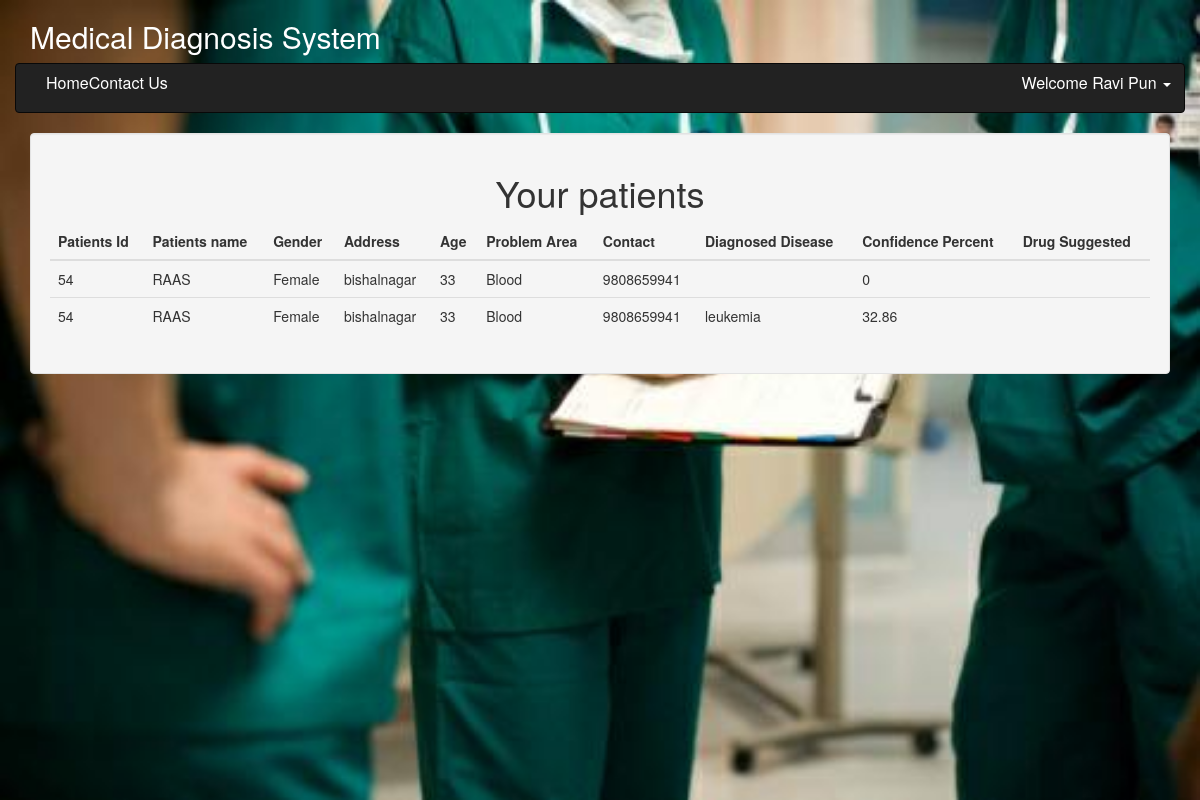
The app's page /patient_info_all.php?patientid=54 (signed in) with its own data.
### tables this page shows
CREATE TABLE `doc` (
  `id` int(11) NOT NULL,
  `user` varchar(30) NOT NULL,
  `pass` varchar(30) NOT NULL,
  `fname` varchar(30) NOT NULL,
  `mname` varchar(30) NOT NULL,
  `lname` varchar(30) NOT NULL,
  `email` varchar(30) NOT NULL,
  `nmc` varchar(30) NOT NULL
);

CREATE TABLE `patient_info` (
  `patient_id` int(11) NOT NULL,
  `prob_area` varchar(100) NOT NULL,
  `selected_symptoms` varchar(100) DEFAULT NULL,
  `diagnosed_disease` varchar(100) DEFAULT NULL,
  `confi_per` float DEFAULT NULL,
  `drug_pres` varchar(1000) DEFAULT NULL
);

CREATE TABLE `patient` (
  `Id` int(11) NOT NULL,
  `doc_id` int(11) NOT NULL,
  `Name` varchar(100) NOT NULL,
  `Gender` varchar(10) NOT NULL,
  `Address` varchar(100) NOT NULL,
  `Contact` varchar(12) NOT NULL,
  `Age` int(11) NOT NULL,
  `symptoms` varchar(100) DEFAULT NULL,
  `disease_diag` varchar(100) DEFAULT NULL
);

### session.php (called while the page is built, shortened)
<?php
$session_id=$_SESSION['id'];
?>

### patient_info_all.php (the view)
<?php include('headernew.php'); ?>
<?php $patientid=$_GET['patientid'];?>
   <div class="container">
    <div class="row">
    <div class="col-md-12">
    <div class="well">
         <center><h1>Your patients</h1></center>
         <table class="table table-inverse">
<thead>
      <tr>
      <th>Patients Id</th>
        <th>Patients name</th>
        <th>Gender</th>
        <th>Address</th>
        <th>Age</th>
        <th>Problem Area</th>
        <th>Contact</th>
        <th>Diagnosed Disease</th>
              <th>Confidence Percent</th>
                    <th>Drug Suggested</th>
      </tr>
    </thead>
    <tbody>
      <tr>
      <?php $result = mysqli_query($con,"SELECT * FROM `patient`,`patient_info` WHERE  Id=$patientid AND patient_id=$patientid");
   while($rows=mysqli_fetch_array($result)) {
    ?>
    <td><?php echo $rows['Id']; ?> </td>
        <td><?php echo $rows['Name']; ?> </td>
           <td><?php echo $rows['Gender']; ?></td>
        <td><?php echo $rows['Address']; ?></td>
         <td><?php echo $rows['Age']; ?></td>
           <td><?php echo $rows['prob_area']; ?></td>
        <td><?php echo $rows['Contact']; ?></td>
        <td><?php echo $rows['diagnosed_disease']; ?></td>
         <td><?php echo $rows['confi_per']; ?></td>
         <td><?php echo $rows['drug_pres']; ?></td>
      </tr>
      <?php } ?>
    </tbody>
  </table>
</div>
</div>
</div>
</div>

### headernew.php (shortened to what this page needs)
<!DOCTYPE html>
<html class="no-js">
    <head>
       <link href="css/bootstrap.css" rel="stylesheet">
     <link href="css/jquery.jgrowl.css" rel="stylesheet" media="screen">
        <link rel="stylesheet" type="text/css" href="css/mystyles.css">
        <link rel="stylesheet" href="assets/bootstrap/css/bootstrap.min.css">
        <link rel="stylesheet" href="assets/font-awesome/css/font-awesome.min.css">
    <link rel="stylesheet" href="assets/css/form-elements.css">
        <link rel="stylesheet" href="assets/css/style.css">
        <?php include('connect.php'); ?>
        <?php include('session.php'); ?>
    </head>
    <body>
<div class="container">
  <div class="row ">
    <div class="col-md-12">
      <h2 id="main">Medical Diagnosis System</h2>
    </div>
  </div>
  <div class="row">
    <nav class="navbar navbar-inverse" role="navigation">
      <div class="container">
      <?php  $query= mysqli_query($con ,"SELECT * FROM `doc` WHERE `id`=$session_id ");
                  $row = mysqli_fetch_array($query);?>
        <div class="collapse navbar-collapse navbar-ex1-collapse">
          <ul class="nav navbar-nav js-nav-add-active-class">
            <li><a href="patient_info.php">Home</a></li>
            <li><a href="/contact.html">Contact Us</a></li>
          </ul>
          <ul class="nav navbar-nav navbar-right hidden-xs">
               <li class="dropdown">
                <a href="#" role="button" class="dropdown-toggle" data-toggle="dropdown"> <i class="icon-user icon-large"></i><?php echo "Welcome"." ".$row['fname']." ".$row['lname'];  ?> <i class="caret"></i></a>
              </li>
          </ul>
        </div>
      </div>
    </nav>
  </div>
</div>

### css/mystyles.css (style rules this page uses)
#main { color: white; }

### assets/css/style.css (style rules this page uses)
ul.navbar-nav { font-size: 16px; color: #fff; }
.navbar-inverse ul.navbar-nav li { padding-top: 8px; padding-bottom: 8px; }
.navbar-inverse ul.navbar-nav li a { display: inline; padding: 0; color: #fff; }

### records on screen
doc: fname "Ravi", lname "Pun"
patient_info: patient.Id "54", patient.Name "RAAS", patient.Gender "Female", patient.Address "bishalnagar", patient.Age "33", prob_area "Blood", patient.Contact "9808659941", confi_per "0"
patient_info: patient.Id "54", patient.Name "RAAS", patient.Gender "Female", patient.Address "bishalnagar", patient.Age "33", prob_area "Blood", patient.Contact "9808659941", diagnosed_disease "leukemia", confi_per "32.86"
